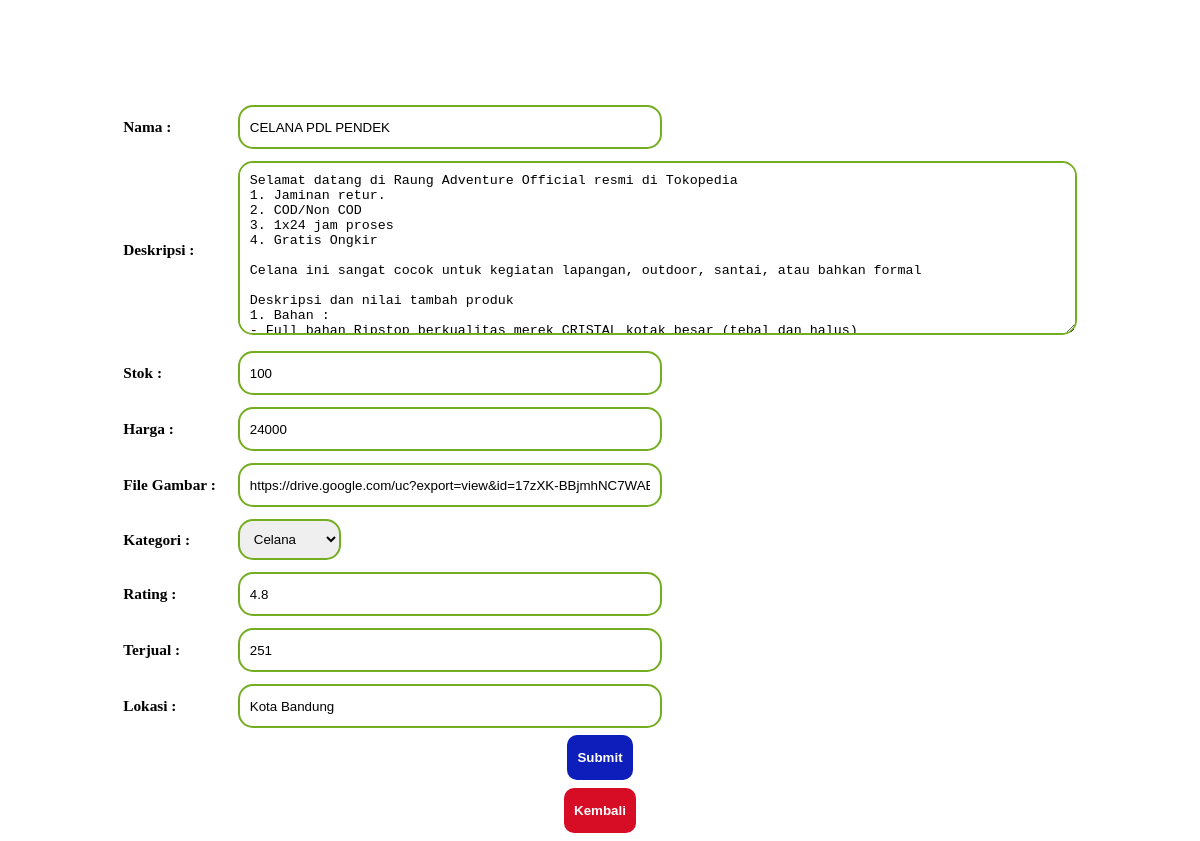
The app's page /adminpg/edit.php?id=1 (signed in), older data.
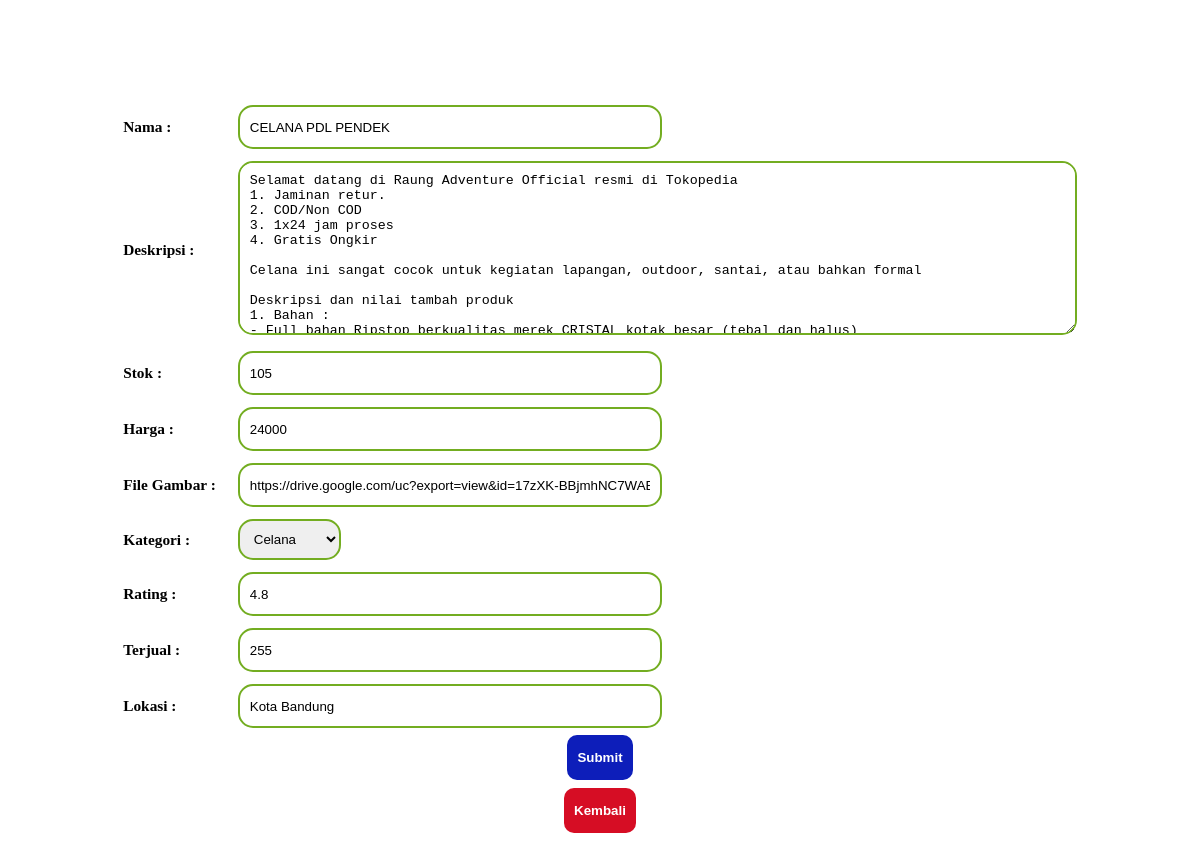
The same page, newer data.
### tables this page shows
CREATE TABLE `barang` (
  `id` int(10) NOT NULL,
  `nama` varchar(255) NOT NULL,
  `deskripsi` mediumtext NOT NULL,
  `stok` int(10) NOT NULL,
  `harga` int(15) NOT NULL,
  `gambar` varchar(255) NOT NULL,
  `kategori` varchar(255) DEFAULT NULL,
  `rating` float NOT NULL,
  `terjual` int(20) NOT NULL,
  `lokasi` varchar(255) NOT NULL
);

### adminpg/conn.php (called while the page is built, shortened)
<?php
$conn = new mysqli("localhost","root","","tokopedia");
function query($query){
	global $conn;
	$result = mysqli_query($conn, $query);
	$rows = [];
	while ($row = mysqli_fetch_assoc($result)) {
    $rows[] = $row;
	}
	return $rows;
}
?>

### adminpg/edit.php (the view, shortened to what this page needs)
<?php
require 'conn.php';
$id = $_GET["id"];
$result = query("SELECT * FROM barang WHERE id='$id'");
$result = $result[0];
?>
<!DOCTYPE html>
<html>
<head>
    <link rel="stylesheet" type="text/css" href="style.css" />
</head>
<body>
    <div id="wrap">
    <form action="#" method="POST">
    <table>
    <tr>
    <td><label for="name">Nama :</label></td>
    <td><input type="text" name="name" value="<?= $result["nama"]; ?>"></td>
    </tr>
    <tr>
    <td><label for="desc">Deskripsi :</label></td>
    <td><textarea name="desc" rows="10" cols="100"><?= $result["deskripsi"]; ?></textarea></td>
    </tr>
    <tr>
    <td><label for="stok">Stok :</label></td>
    <td><input type="number" name="stok" value="<?= $result["stok"]; ?>"></td>
    </tr>
    <tr>
    <td><label for="harga">Harga :</label></td>
    <td><input type="number" name="harga" value="<?= $result["harga"]; ?>"></td>
    </tr>
    <tr>
    <td><label for="gambar">File Gambar :</label></td>
    <td><input type="text" name="gambar" value="<?= $result["gambar"]; ?>"></td>
    </tr>
    <tr>
    <td><label for="kategori">Kategori :</label></td>
      <td><select name='kategori'>
        <option <?= $result['kategori'] == "Celana" ? "selected" : "" ?> value='Celana'>Celana</option>
      </select></td>
    </tr>
    <tr>
    <td><label for="rating">Rating :</label></td>
    <td><input type="number" name="rating" value="<?= $result["rating"]; ?>" step="0.1" min="0.1" max="5"></td>
    </tr>
    <tr>
    <td><label for="terjual">Terjual :</label></td>
    <td><input type="number" name="terjual" value="<?= $result["terjual"]; ?>"></td>
    </tr>
    <tr>
    <td><label for="lokasi">Lokasi :</label></td>
    <td><input type="text" name="lokasi" value="<?= $result["lokasi"]; ?>"></td>
    </tr>
    </table>
    </div>
    <button type="submit" class="btn2" style="display: block; margin: auto; margin-bottom: 8px;" name="submit">Submit</button>
    <a href="index.php"><button class="btn1" style="display: block; margin: auto;">Kembali</button></a>
</body>
</html>

### adminpg/style.css (style rules this page uses)
a { text-decoration: none; color: white; font-family: arial; }
body { font-size: 11.5pt; min-height: 609px; }
table { table-layout: fixed; margin-top: 90px; }
td { border: 1px solid black; padding: 5px 10px; }
#wrap { display: flex; flex-direction: column; width: 100%; justify-content: center; align-items: center; }
button { font-weight: bold; border-radius: 10px; border: 0px; background-color: grey; color: white; padding: 10px; }
.btn1 { background-color: #d60d24; padding: 15px 10px 15px 10px; }
.btn2 { color: white; background-color: #0d1eba; padding: 15px 10px 15px 10px; }
input[type=text], input[type=number] { align: left; border-radius: 15px; border: 2px solid #73AD21; padding: 10px; width: 400px; height: 20px; }
textarea, select { border-radius: 15px; border: 2px solid #73AD21; padding: 10px; }
label { font-weight: bold; }

### adminpg/edit.php (style rules this page uses)
td { border: 0; padding: 5px 10px; }

Row changes from the older to the newer data that the page shows:
changed barang "CELANA PDL PENDEK": stok "100" → "105"; terjual "251" → "255"
